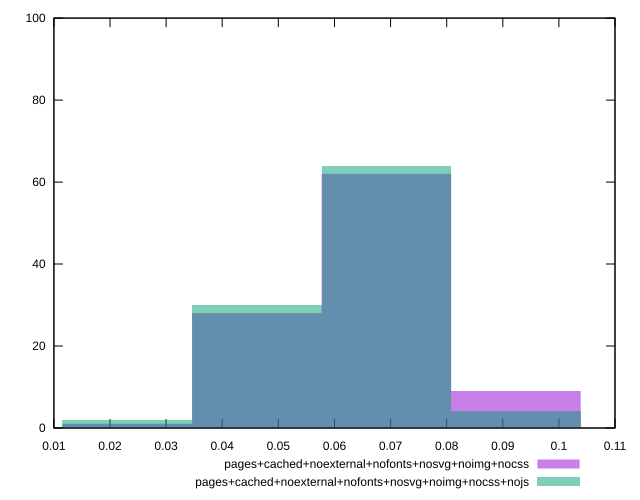

gnuplot code for this plot:
reset
set terminal svg size 640, 500 enhanced background rgb 'white'
set output "reprap/network-rtt/comparison/histogram/12_vs_13.svg"

$pagesCachedNoexternalNofontsNosvgNoimgNocss <<EOF
0.0692484423524918 62
0.04616562823499454 28
0.09233125646998908 9
0.02308281411749727 1
EOF

$pagesCachedNoexternalNofontsNosvgNoimgNocssNojs <<EOF
0.0692484423524918 64
0.04616562823499454 30
0.09233125646998908 4
0.02308281411749727 2
EOF

set key outside below
set boxwidth 0.02308281411749727
set yrange [0:100]
set style fill transparent solid 0.5 noborder

plot \
  $pagesCachedNoexternalNofontsNosvgNoimgNocss title "pages+cached+noexternal+nofonts+nosvg+noimg+nocss" with boxes, \
  $pagesCachedNoexternalNofontsNosvgNoimgNocssNojs title "pages+cached+noexternal+nofonts+nosvg+noimg+nocss+nojs" with boxes, \


reset
